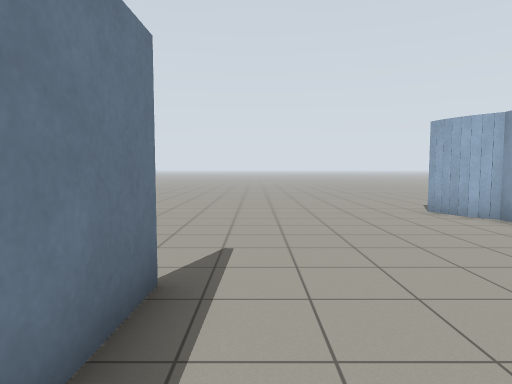
View 1 (above)

21 first-person views from a walk through a world built for the Gazebo simulator. The camera is 1.2 m above the floor, tilts 4° down and sees 75° across. Floor lines are 1 m apart. The floor is counted in squares, 1 m on a side. Each view is taken from the middle of a square. On the plan, view 1 faces up. The plan holds only what a view shows up to about 13 squares ahead; the rest is blank. The place goes on beyond the plan.

View 2
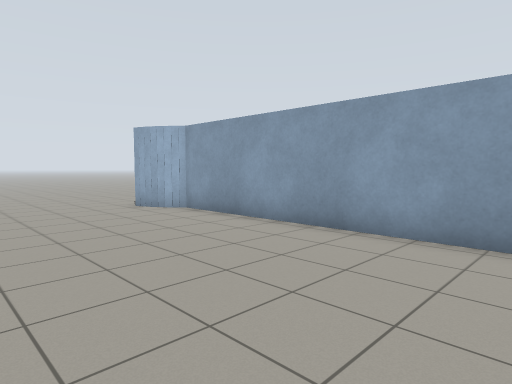

View 3
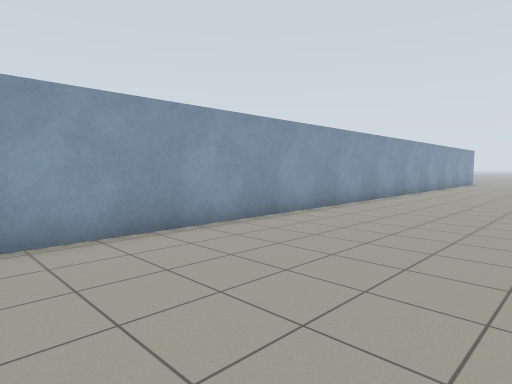

View 4
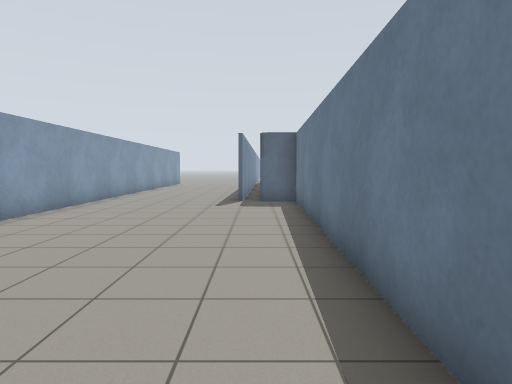

View 5
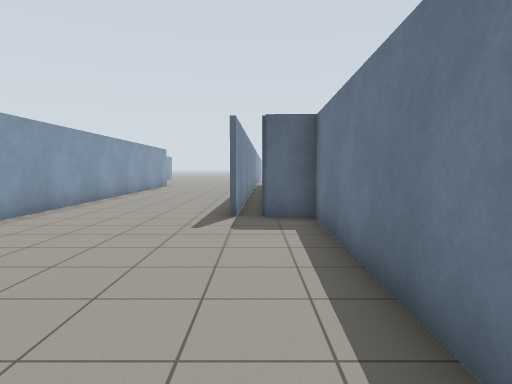

View 6
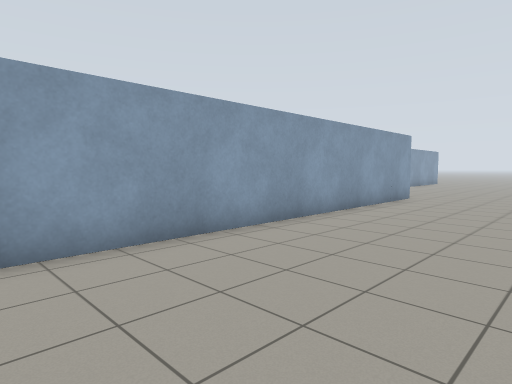

View 7
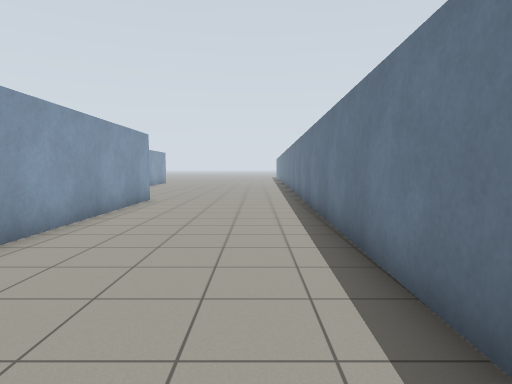

View 8
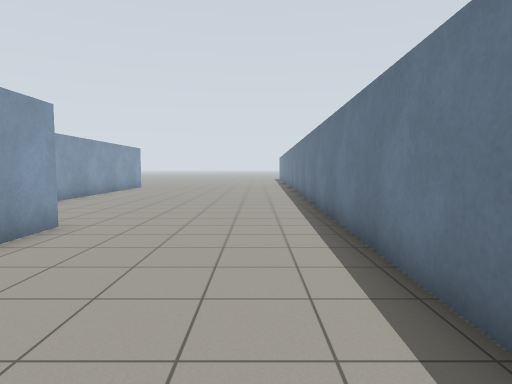

View 9
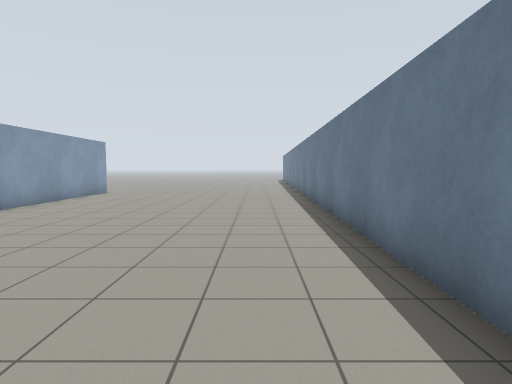

View 10
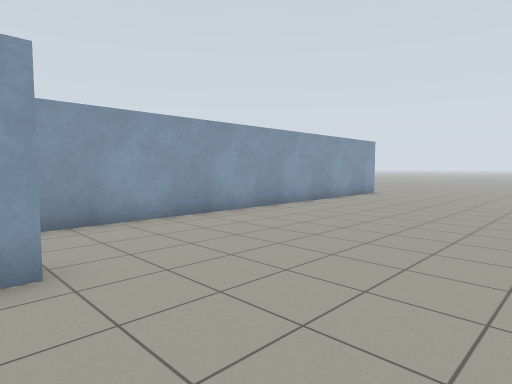

View 11
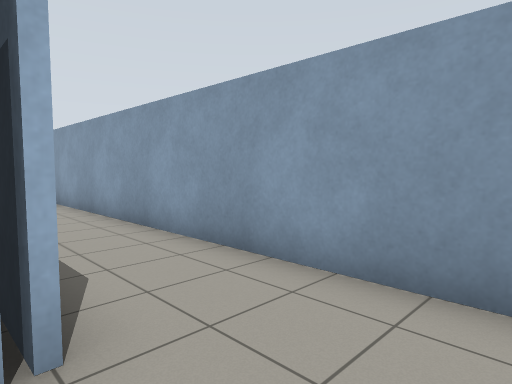

View 12
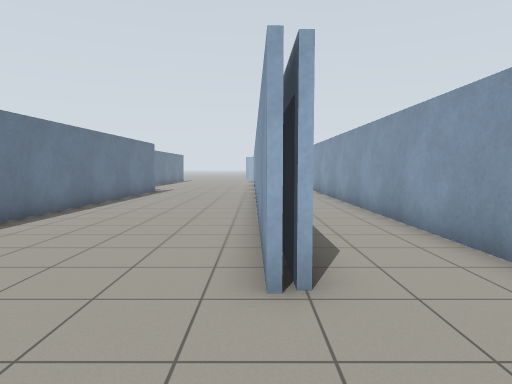

View 13
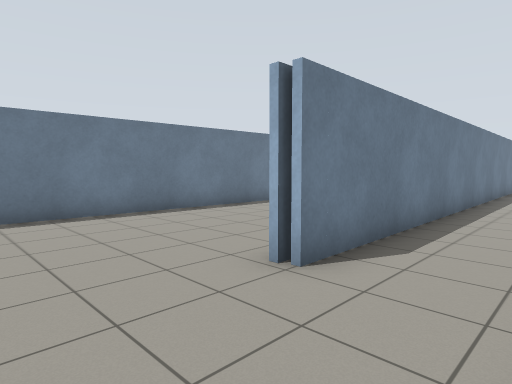

View 14
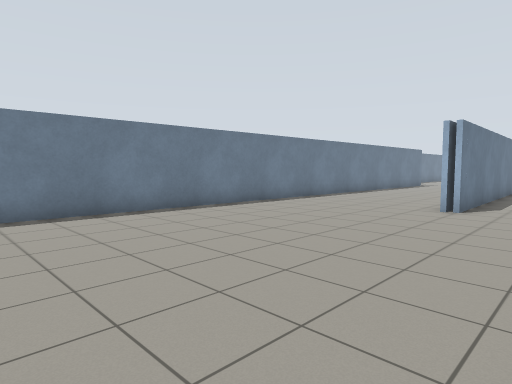

View 15
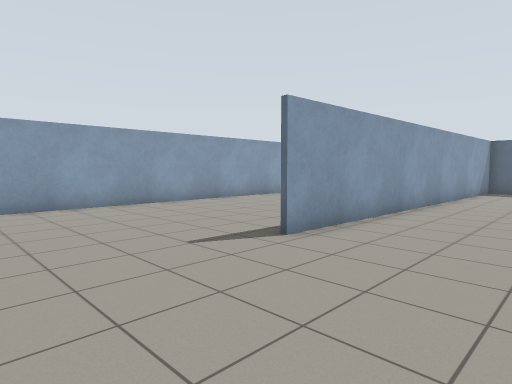

View 16
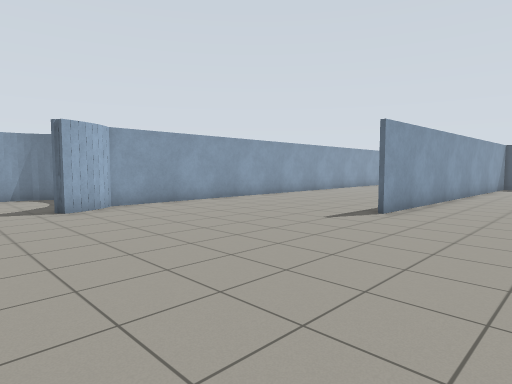

View 17
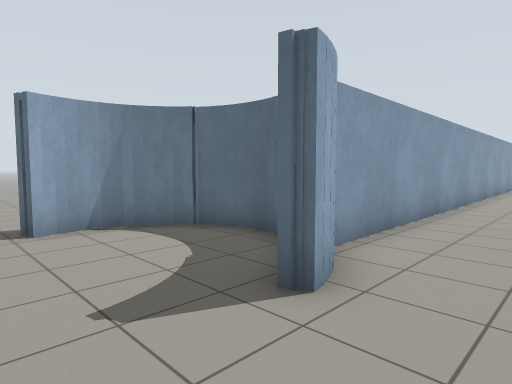

View 18
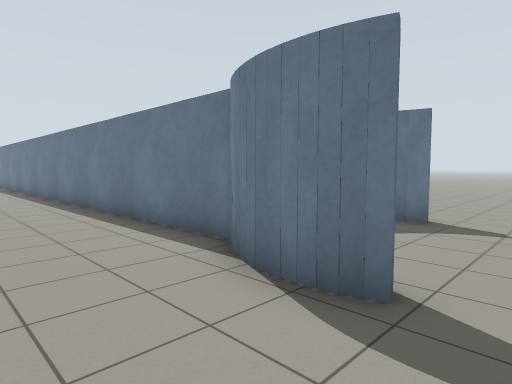

View 19
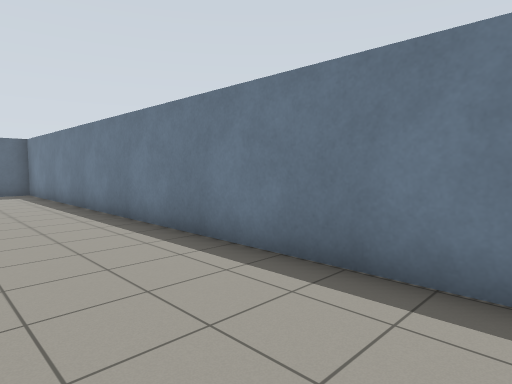

View 20
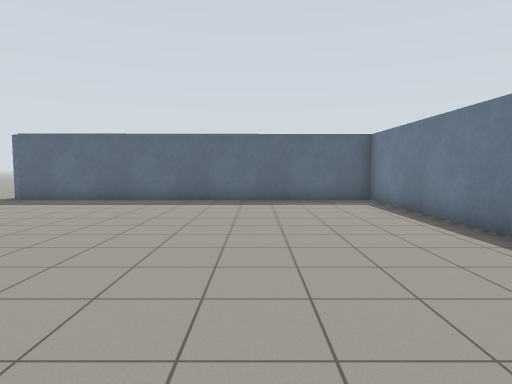

View 21
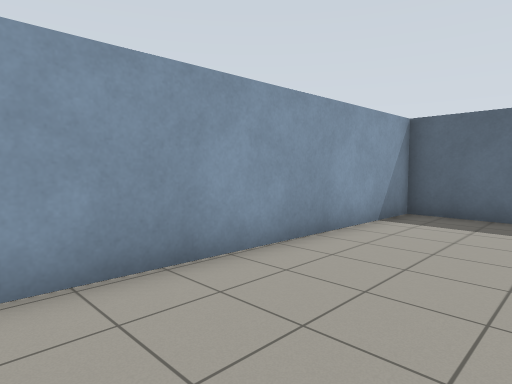

### Floor plan
Points are (right, up) in squares from view 1. A wall is a line through its corners. A room is listed if a view was taken in it or the views show most of it. See-through windows are left out.
Room 1 (views 1, 2, 3, 4, 5, 6, 7, 8, 9, 10, 11, 12, 13, 14, 15, 16, 17, 21)
walls: (6.4, -13) (6.6, -25.8) (6.1, -25.8) (5.7, 7.8) (5.2, 8.3); (0.5, -14.8) (-0.1, -36.5); (-3.8, -11) (-1.6, -11.1) (-1.2, 3.4); (-1.1, -0.3) (-1.5, -11.1) (-0.1, -11.1); (-1, 3.4) (-1.1, 1.3); (6.2, -25.2) (6.3, -25.9); (7, 7.4) (7.6, 7.3) (8.4, 7.5); (6.4, -25.9) (6.4, -24.2); (8.3, 7.5) (9, 7.8); (5.3, 8.2) (4.9, 8.9); (8.9, 7.9) (9.3, 8.2); (5, 8.8) (4.8, 9.4) (5.1, 9.5) (5.4, 8.8); (9.2, 8.2) (9.5, 8.6); (9.5, 8.5) (9.9, 9.4) (9.9, 10.3); (9.8, 9) (9.9, 9.7); (9.9, 10.2) (9.8, 10.7); (9.4, -36.5) (9.2, -15.1)
ways out: opening at (10, 11.5) to room 2
Room 2 (views 18, 19, 20)
walls: (9.4, 7.9) (9.6, -14.7) (20.5, -14.6); (10.2, 9) (9.9, 8.5) (9.7, 8.1); (10.3, 9.5) (10.1, 8.9); (10.3, 10) (10.3, 9.4); (10.2, 10.5) (10.3, 9.8); (9.8, 10.7) (10.1, 10.8) (10.3, 10.3)
ways out: opening at (10, 11.5) to room 1

Positions as (right, up) in squares from view 1, and headings:
1: (0, 0), facing up
2: (0, -1), facing up-right
3: (0, 3), facing down-right
4: (0, 1), facing down
5: (0, -3), facing down
6: (1, -12), facing down-right
7: (2, -13), facing down
8: (2, -19), facing down
9: (2, -24), facing down
10: (2, -25), facing down-right
11: (6, -28), facing up-right
12: (6, -29), facing up
13: (9, -29), facing up-left
14: (9, -36), facing up-left
15: (-5, 8), facing down-right
16: (-5, 12), facing down-right
17: (3, 12), facing down-right
18: (13, 12), facing down-left
19: (13, 3), facing down-left
20: (14, -2), facing down
21: (-5, -2), facing down-right
